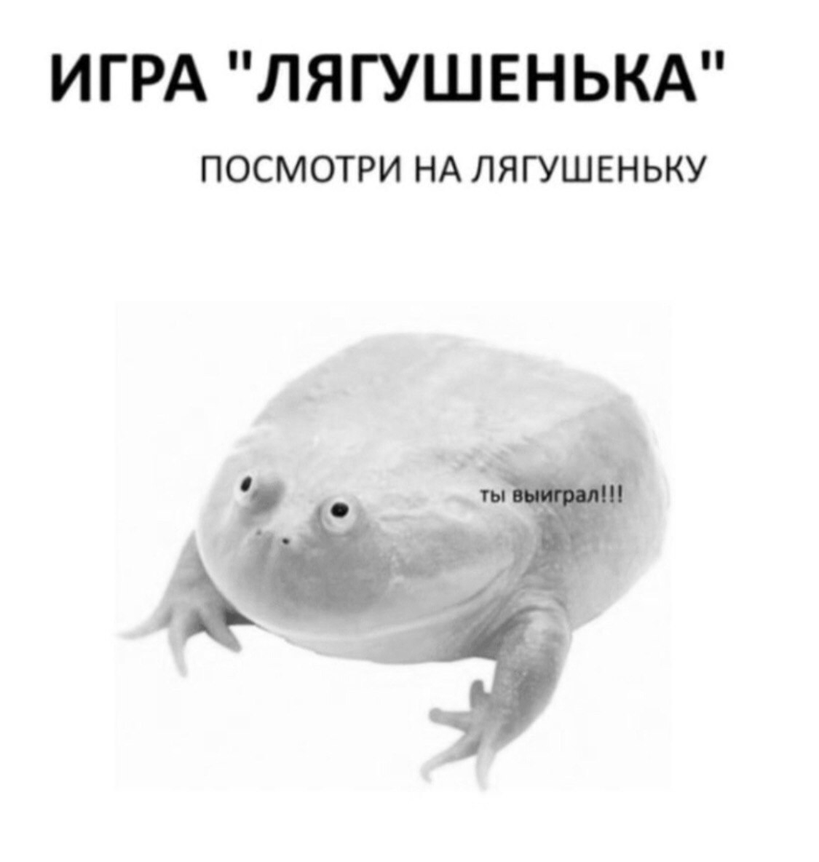
#> input picture examples/plot/data/image.png, 819 x 862 px, shrunk from 1125 x 1184 before the run
$ jupyter execute --allow-errors 01_image.ipynb   (shell and % lines are left out)
#> lines starting #> are read from the running program, lines starting #| are printed output that depends on the picture
## This is a tutorial on `image` mode scenario of `Plot` class.

[cell 1]
# Necessary imports
import sys
import numpy as np
from skimage.io import imread

sys.path.insert(0, '../..')
#> (the rest of this cell did not finish here and is left out)

[cell 2]
# Load sample image
image = imread('data/image.png')
#> image is the input picture: shape (862, 819); min 0, max 255, mean 236.2

To plot an image, simply pass an array to class init.

#> (a cell that did not finish here is left out)

To change colormap use `cmap` parameter.

#> (a cell that did not finish here is left out)

Only a few parameters are parsed from keyword arguments (aka kwargs) and forwarded to `plt.imshow` — `cmap`, `alpha`, `vmin`, `vmax`, `extent`.

But surely, `matplotlib.pyplot.imshow` accepts many parameters besides those. To provide them, use `image_` prefix in parameter name.

Doing so you'll explicitly declare that this parameter is meant for image display and that it should be parsed and passed to `plt.imshow`, like `aspect` in example below.

#> (a cell that did not finish here is left out)

To add colorbar and title provide `colorbar` and `title` keyword parameters.

#> (a cell that did not finish here is left out)

One might customize annotations, providing `'size'`, `'family'`, `'rotation'` and other parameters valid for `matplotlib.pyplot.text`.

#> (a cell that did not finish here is left out)

Now let's load binary mask corresponding image above and display it.

[cell 8]
# Load object mask
object_mask = imread('data/object_mask.png') / 255
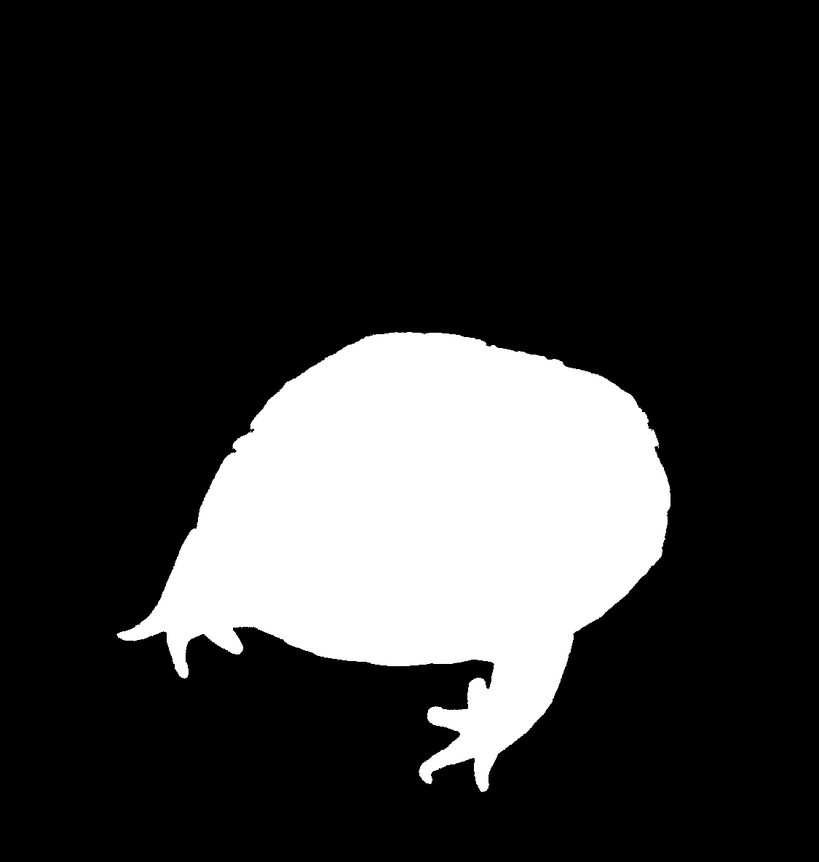
#> input picture examples/plot/data/object_mask.png, 819 x 862 px, shrunk from 1125 x 1184 before the run
#> object_mask: shape (862, 819) float64; min 0, max 1, mean 0.197

#> (a cell that did not finish here is left out)

To overlay mask over image provide them in a list.

#> (a cell that did not finish here is left out)

As one might notice, the mask has fully covered the image, effectively making it invisible.

To make 0s transparent in binary mask and color 1s with automatically chosen color, use `augment_mask` flag.

#> (a cell that did not finish here is left out)

If one wishes to make layer transparent, there is an `'alpha'` parameter meant just for that.

To make second layer transparent, but keep the first one opaque, provide `alpha` value as list of values for every layers.

#> (a cell that did not finish here is left out)

Let's load text mask and also plot it.

[cell 13]
text_mask = imread('data/text_mask.png') / 255
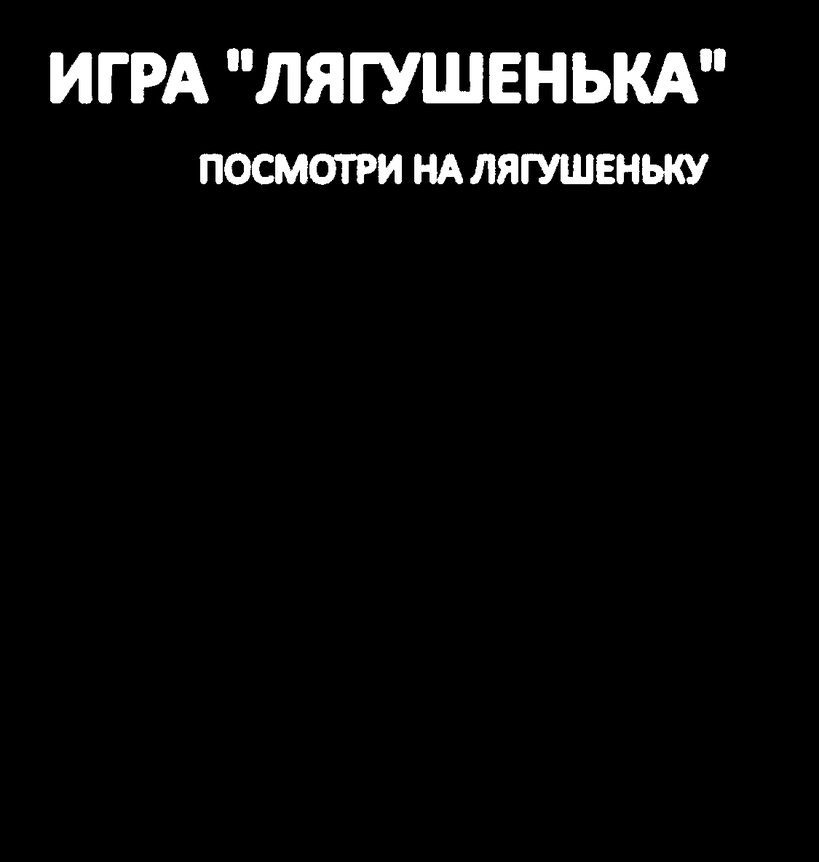
#> input picture examples/plot/data/text_mask.png, 819 x 862 px, shrunk from 1125 x 1184 before the run
#> text_mask: shape (862, 819) float64; min 0, max 1, mean 0.0418
